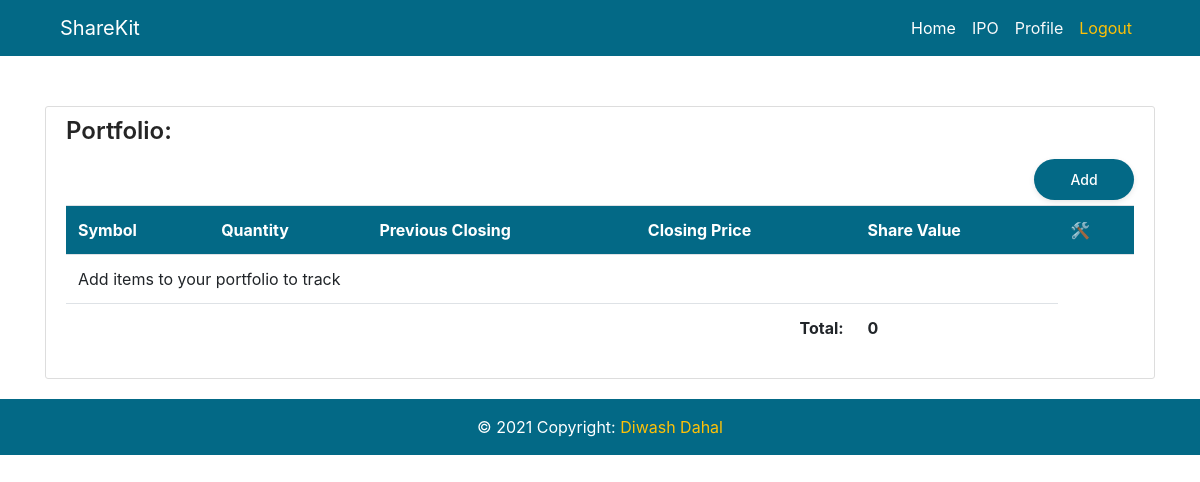
Page /home/ (signed in) on the earlier database version.
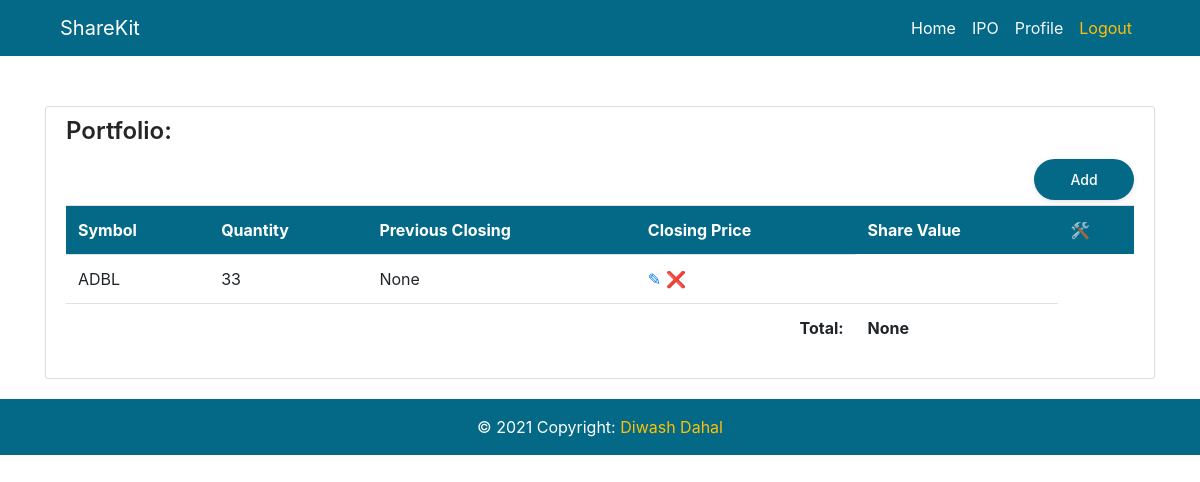
Same page on the later database version.
### sharekitapp/models.py (models this page shows, shortened)
class Share(models.Model):
    scrip = models.CharField(max_length=20, choices=scrips)
    quantity = models.IntegerField()
    user = models.ForeignKey(User, on_delete=models.CASCADE)

### sharekitapp/views.py (the view)
# urls.py: path('home/', ShareListView.as_view(), name="home"),
class ShareListView(LoginRequiredMixin, ListView):
    model = Share
    template_name = 'sharekitapp/home.html'
    context_object_name = 'shares'
    ordering = ['-id']
    def get_queryset(self):
        return Share.objects.filter(
            user=self.request.user
        ).order_by('-id')
    def get_context_data(self, **kwargs: any) -> dict[str, any]:
        context = super(ShareListView, self).get_context_data(**kwargs)
        context['share_data'] = share_data
        return context

### sharekitapp/templatetags/share_filters.py (called while the page is built)
@register.filter
def total_amt(share):
    try:
        return share.quantity * share_data.get(share.scrip).get("Closing Price")
    except:
        return None

@register.filter
def grand_total(shares):
    total = 0
    try:
        for share in shares:
            total += share.quantity * share_data.get(share.scrip).get("Closing Price")
        return total
    except:
        return None

@register.filter
def check_change(share):
    try:
        if share_data.get(share.scrip).get("Difference Rs.") > 0:
            return "table-success"
        elif share_data.get(share.scrip).get("Difference Rs.") < 0:
            return "table-danger"
        else:
            return "table-primary"
    except:
        return "None"

### sharekitapp/templates/sharekitapp/home.html (shortened to what this page needs)
{% extends "sharekitapp/base.html" %}
{% load share_filters %}
{% block content %}
<div class="content-section">
    <h4>Portfolio:</h4>
    <a href="{% url 'add-share' %}" class="float-right"><button>Add</button></a>
    <table class="table">
        <tr class="table-head">
            <th>Symbol</th>
            <th>Quantity</th>
            <th>Previous Closing</th>
            <th>Closing Price</th>
            <th>Share Value</th>
            <th>&#128736;</th>
        </tr>
            {% if not shares %}
            <tr>
                <td colspan="6">
                    Add items to your portfolio to track
                </td>
            </tr>
            {% endif %}
            {% for share in shares %}
            <tr class="{{ share|check_change }}">
            <td>
                {{ share.scrip }}
            </td>
            <td>
                {{ share.quantity }}
            </td>
            <td>
                {{ share|total_amt }}
            </td>
            <td>
                <a href="{% url 'update-share' share.id %}">
                    &#9998;
                </a>
                <a href="{% url 'delete-share' share.id %}">
                    &#10060;
                </a>
            </td>
        </tr>
        {% endfor %}
        <tr>
            <th colspan="4" class="text-right">Total:</th>
            <th>{{ shares|grand_total }}</th>
        </tr>
    </table>
</div>
{% endblock %}

Differences in the rows shown:
added Share: scrip "ADBL", quantity "33", quantity+scrip "None"
Other differences:
{{ shares|grand_total }}: "0" → (not shown)
text no longer shown: "Add items to your portfolio to track"
